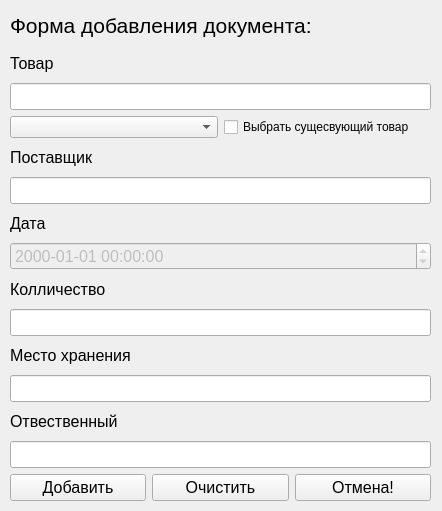
<?xml version="1.0" encoding="UTF-8"?>
<ui version="4.0">
 <class>MainUsersWorkersReceipt_documentsAdd</class>
 <widget class="QWidget" name="MainUsersWorkersReceipt_documentsAdd">
  <property name="geometry">
   <rect>
    <x>0</x>
    <y>0</y>
    <width>442</width>
    <height>511</height>
   </rect>
  </property>
  <property name="windowTitle">
   <string>Добавление</string>
  </property>
  <property name="windowIcon">
   <iconset resource="src.qrc">
    <normaloff>:/images/img/logopm.png</normaloff>:/images/img/logopm.png</iconset>
  </property>
  <property name="styleSheet">
   <string notr="true">#MainUsersWorkersReceipt_documentsAdd{
border-image: url(:/images/img/fonpril.png);}</string>
  </property>
  <widget class="QLabel" name="label">
   <property name="geometry">
    <rect>
     <x>10</x>
     <y>0</y>
     <width>411</width>
     <height>51</height>
    </rect>
   </property>
   <property name="font">
    <font>
     <pointsize>16</pointsize>
    </font>
   </property>
   <property name="text">
    <string>Форма добавления документа:</string>
   </property>
  </widget>
  <widget class="QWidget" name="">
   <property name="geometry">
    <rect>
     <x>10</x>
     <y>50</y>
     <width>421</width>
     <height>451</height>
    </rect>
   </property>
   <layout class="QVBoxLayout" name="verticalLayout_2">
    <item>
     <layout class="QVBoxLayout" name="verticalLayout">
      <item>
       <widget class="QLabel" name="label_2">
        <property name="font">
         <font>
          <pointsize>12</pointsize>
         </font>
        </property>
        <property name="text">
         <string>Товар</string>
        </property>
       </widget>
      </item>
      <item>
       <widget class="QLineEdit" name="txtProduct">
        <property name="font">
         <font>
          <pointsize>12</pointsize>
         </font>
        </property>
       </widget>
      </item>
      <item>
       <layout class="QHBoxLayout" name="horizontalLayout_2">
        <item>
         <widget class="QComboBox" name="cbProduct"/>
        </item>
        <item>
         <widget class="QCheckBox" name="checkBox">
          <property name="text">
           <string>Выбрать сущесвующий товар</string>
          </property>
         </widget>
        </item>
       </layout>
      </item>
      <item>
       <widget class="QLabel" name="label_3">
        <property name="font">
         <font>
          <pointsize>12</pointsize>
         </font>
        </property>
        <property name="text">
         <string>Поставщик</string>
        </property>
       </widget>
      </item>
      <item>
       <widget class="QLineEdit" name="txtProvaider">
        <property name="font">
         <font>
          <pointsize>12</pointsize>
         </font>
        </property>
       </widget>
      </item>
      <item>
       <widget class="QLabel" name="label_4">
        <property name="font">
         <font>
          <pointsize>12</pointsize>
         </font>
        </property>
        <property name="text">
         <string>Дата </string>
        </property>
       </widget>
      </item>
      <item>
       <widget class="QDateTimeEdit" name="dtData">
        <property name="enabled">
         <bool>false</bool>
        </property>
        <property name="font">
         <font>
          <pointsize>12</pointsize>
         </font>
        </property>
        <property name="readOnly">
         <bool>false</bool>
        </property>
        <property name="dateTime">
         <datetime>
          <hour>0</hour>
          <minute>0</minute>
          <second>0</second>
          <year>2000</year>
          <month>1</month>
          <day>1</day>
         </datetime>
        </property>
        <property name="displayFormat">
         <string notr="true">yyyy-MM-dd HH:mm:ss</string>
        </property>
        <property name="calendarPopup">
         <bool>false</bool>
        </property>
       </widget>
      </item>
      <item>
       <widget class="QLabel" name="label_5">
        <property name="font">
         <font>
          <pointsize>12</pointsize>
         </font>
        </property>
        <property name="text">
         <string>Колличество</string>
        </property>
       </widget>
      </item>
      <item>
       <widget class="QLineEdit" name="txtCount">
        <property name="font">
         <font>
          <pointsize>12</pointsize>
         </font>
        </property>
       </widget>
      </item>
      <item>
       <widget class="QLabel" name="label_6">
        <property name="font">
         <font>
          <pointsize>12</pointsize>
         </font>
        </property>
        <property name="text">
         <string>Место хранения</string>
        </property>
       </widget>
      </item>
      <item>
       <widget class="QLineEdit" name="txtLocation">
        <property name="font">
         <font>
          <pointsize>12</pointsize>
         </font>
        </property>
       </widget>
      </item>
      <item>
       <widget class="QLabel" name="label_7">
        <property name="font">
         <font>
          <pointsize>12</pointsize>
         </font>
        </property>
        <property name="text">
         <string>Отвественный</string>
        </property>
       </widget>
      </item>
      <item>
       <widget class="QLineEdit" name="txtResp">
        <property name="font">
         <font>
          <pointsize>12</pointsize>
         </font>
        </property>
       </widget>
      </item>
     </layout>
    </item>
    <item>
     <layout class="QHBoxLayout" name="horizontalLayout">
      <item>
       <widget class="QPushButton" name="pbAdd">
        <property name="font">
         <font>
          <pointsize>12</pointsize>
         </font>
        </property>
        <property name="text">
         <string>Добавить</string>
        </property>
       </widget>
      </item>
      <item>
       <widget class="QPushButton" name="pbClaer">
        <property name="font">
         <font>
          <pointsize>12</pointsize>
         </font>
        </property>
        <property name="text">
         <string>Очистить</string>
        </property>
       </widget>
      </item>
      <item>
       <widget class="QPushButton" name="pbClose">
        <property name="font">
         <font>
          <pointsize>12</pointsize>
         </font>
        </property>
        <property name="text">
         <string>Отмена!</string>
        </property>
       </widget>
      </item>
     </layout>
    </item>
   </layout>
  </widget>
 </widget>
 <resources>
  <include location="src.qrc"/>
 </resources>
 <connections/>
</ui>
